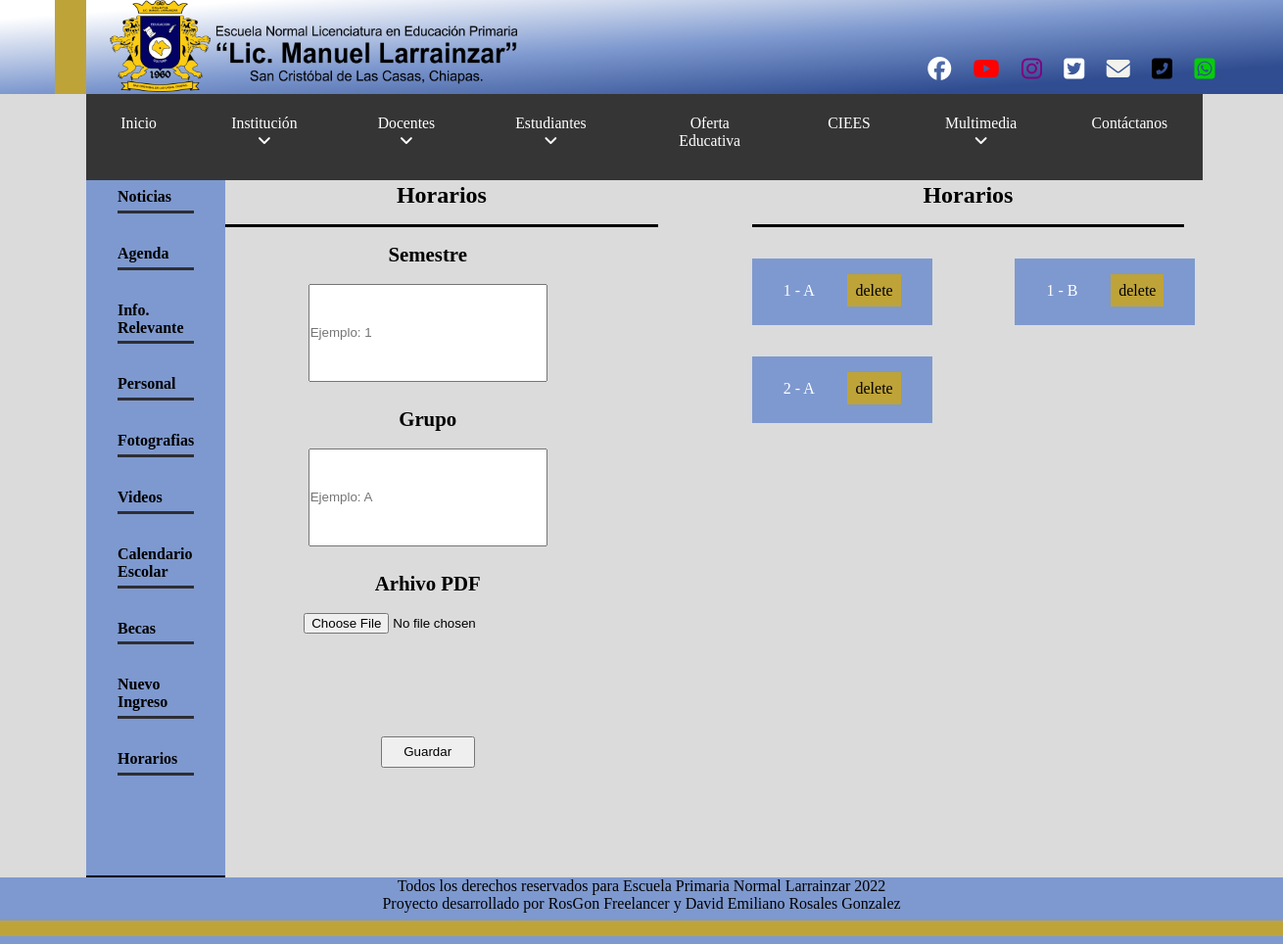
The app's page /cpanel/upload-horarios.php with its own data.
### tables this page shows
CREATE TABLE `horarios` (
  `id` int(11) NOT NULL,
  `semestre` int(11) NOT NULL,
  `grupo` varchar(1) NOT NULL,
  `horario` varchar(500) NOT NULL
);

### cpanel/upload-horarios.php (the view, shortened to what this page needs)
<?php
    include('../Backend/conexion.php');
?>
<!DOCTYPE html>
<html lang="en">
<head>
    <link rel="stylesheet" href="../css/upload-horarios.css">
</head>
<body>
    <header class="header">
        <article class="img-top">
            <div class="color">
            </div>
            <div class="logo">
                <a href="../index.php" class="logo-a">
                    <img src="../img/logo-h.png" alt="logo-normal" class="logo-normal">
                </a>
            </div>
        </article>
        <article class="redes">
            <div class="redes-top">
                <ul class="redes-ul">
                    <li class="link">
                        <a href="https://www.facebook.com/Escuela-Normal-Lic-Manuel-Larrainzar-108927144986877/?ti=as" class="link-a link-a-f" target="_blank"><i class="fab fa-facebook"></i></a>
                    </li>
                    <li class="link">
                        <a href="" class="link-a link-a-y" target="_blank"><i class="fab fa-youtube"></i></a>
                    </li>
                    <li class="link">
                        <a href="https://instagram.com/esc.prim.normal?utm_medium=copy_link" class="link-a link-a-i" target="_blank"><i class="fab fa-instagram"></i></a>
                    </li>
                    <li class="link">
                        <a href="https://twitter.com/LarrainzarE?t=A6XmRHd1icwdDJWcswvHVQ&s=09" class="link-a link-a-t" target="_blank"><i class="fab fa-twitter-square"></i></a>
                    </li>
                    <li class="link">
                        <a href="mailto:normallarrainzarp@gmail.com" class="link-a link-a-e" target="_blank"><i class="fas fa-envelope"></i></a>
                    </li>
                    <li class="link">
                        <a href="tel:9671540805" class="link-a link-a-p" target="_blank"><i class="fas fa-phone-square-alt"></i></a>
                    </li>
                    <li class="link">
                        <a href="https://api.whatsapp.com/send?phone=5219671540805" class="link-a link-a-w" target="_blank"><i class="fa-brands fa-whatsapp-square"></i></a>
                    </li>
                </ul>
            </div>
        </article>
    </header>
    <main class="main">
        <section class="top">
            <nav class="nav">
				<ul class="nav-ul" id="nav-ul">
					<li class="nav-li"><a href="../index.php" class="nav-a">Inicio</a></li>
					<li class="nav-li container-sub-nav">
						<a href="#" class="nav-a sub-menu">Institución <i class="fa-solid fa-angle-down"></i></a>
					</li>
					<li class="nav-li container-sub-nav">
						<a href="#" class="nav-a sub-menu">Docentes <i class="fa-solid fa-angle-down"></i></a>
					</li>
					<li class="nav-li container-sub-nav">
						<a href="#" class="nav-a sub-menu">Estudiantes <i class="fa-solid fa-angle-down"></i></a>
					</li>
					<li class="nav-li">
						<a href="../oferta-educativa.php" class="nav-a sub-menu">Oferta Educativa</a>
					</li>
                    <li class="nav-li"><a href="../ciees.php" class="nav-a">CIEES</a></li>
					<li class="nav-li container-sub-nav">
						<a href="#" class="nav-a sub-menu">Multimedia <i class="fa-solid fa-angle-down"></i></a>
					</li>
					<li class="nav-li"><a href="../contacto.php" class="nav-a">Contáctanos</a></li>
				</ul>
			</nav>
        </section>
        <section class="contenido">
            <section class="menu">
                <div class="sub-menuu">
                    <a href="upload-notice.php" class="options">Noticias</a>
                    <a href="upload-agenda.php" class="options">Agenda</a>
                    <a href="upload-inf-relev.php" class="options">Info. Relevante</a>
                    <a href="upload-personal.php" class="options">Personal</a>
                    <a href="upload-photos.php" class="options">Fotografias</a>
                    <a href="upload-videos.php" class="options">Videos</a>
                    <a href="upload-cal-esc.php" class="options">Calendario Escolar</a>
                    <a href="upload-becas.php" class="options">Becas</a>
                    <a href="upload-ingreso.php" class="options">Nuevo Ingreso</a>
                    <a href="upload-horarios.php" class="options">Horarios</a>
                </div>
            </section>
            <div class="container">
                <h2 class="title-container">Horarios</h2>
                <form action="sub-data.php" method="post" class="formulario" enctype="multipart/form-data">
                    <div class="content-form">
                        <div class="data">
                            <div class="form-group">
                                <label class="label"  for="my-input">Semestre</label><br><br>
                                <input id="nombre" class="name-lastname" type="text" name="semestre" placeholder="Ejemplo: 1">
                            </div>
                            <div class="form-group">
                                <label class="label"  for="my-input">Grupo</label><br><br>
                                <input id="nombre" class="name-lastname" type="text" name="group" placeholder="Ejemplo: A">
                            </div>
                        </div>
                        <div class="form-group">
                            <label for="my-input" class="label">Arhivo PDF</label><br><br>
                            <input type="file" name="file" class="file">
                        </div>
                        <input type="submit" value="Guardar" class="boton" name="Guardar-Horario">
                    </div>
                </form>
            </div>
            <div class="container">
                <h2 class="title-container">Horarios</h2>
                <div class="horarios-container">
                <?php
                    $query="SELECT * FROM horarios ORDER BY semestre ASC";
                    $result=mysqli_query($conn,$query);
                    while($see=mysqli_fetch_array($result)){
                ?>
                    <div class="all-data">
                        <p class="horario-info"><?php echo $see['semestre']; echo " - "; echo $see['grupo']?></p>
                        <div class="buttons-options">
                            <a href="delete-horarios.php?id=<?php echo $see['id']; ?>" class="but-op" name="delete">delete</a>
                        </div>
                    </div>
                <?php
                    }
                ?>
                </div>
            </div>
        </section>
    </main>
    <footer class="footer">
        <p class="footer-text">Todos los derechos reservados para Escuela Primaria Normal Larrainzar 2022</p>
        <p class="designer">Proyecto desarrollado por RosGon Freelancer y David Emiliano Rosales Gonzalez</p>
        <div class="bar"></div>
    </footer>
    </body>
</html>

### css/upload-horarios.css (style rules this page uses)
* { margin: 0px; padding: 0px; --gold: #BEA339; --blue: #7e99cf; --gray: #2E2E34; --withe: #F4F2ED; --dark: #2E2E34; }
body { background-color: rgb(219, 219, 219); margin: 0; }
.header { display: flex; flex-direction: row; height: 6rem; background: linear-gradient(to bottom right, #ffffff 10%, #7e99cf 50%, #304d91 85%); width: 100%; }
.img-top { display: flex; flex-direction: row; justify-content: space-between; height: 6rem; width: 3rem; padding: 0 52.5rem 0 0; }
.color { display: flex; flex-direction: column; padding: 2.5rem 1rem; margin: 0 1.5rem 0 3.5rem; background-color: var(--gold); }
.logo { height: 2rem; width: 2rem; }
.logo-a { height: 2rem; width: 2rem; }
.logo-normal { height: 5.9rem; width: 26rem; }
.redes { padding: 3.6rem 3rem; }
.redes-ul { display: flex; flex-direction: row; justify-content: space-between; }
.link { margin: 0 0.5rem; list-style: none; }
.link-a { font-size: 1.5rem; border-radius: 10rem; padding: 0 0.2rem; }
.link-a-f { color: rgb(255, 255, 255); }
.link-a-y { color: red; }
.link-a-i { color: purple; }
.link-a-t { color: white; }
.link-a-e { color: var(--withe); }
.link-a-p { color: black; }
.link-a-w { color: rgb(4, 206, 4); }
.nav-ul, .sub-nav-ul { list-style: none; padding: 0; margin: 0; height: 158.25rem; }
.nav-ul { background: rgb(53, 53, 53); width: 100%; margin-left: -100%; transition: 0.5s; top: 9.2rem; position: absolute; }
.nav-a { display: block; padding: 1.25rem; color: white; font-size: 0.982rem; text-decoration: none; }
@media (min-width: 1024px) { .nav-ul { margin-left: 0; display: flex; width: 86.99%; margin: 0 5.2rem; top: 6rem; height: 9.1%; } }
@media (min-width: 1024px) { .nav { margin-left: 0.3rem; } }
@media (min-width: 1024px) { .nav-a { padding: 1.3rem 2.209rem; text-align: center; } }
@media (min-width: 1024px) { .container-sub-nav { position: relative; } }
.footer { background: var(--blue); width: 100%; padding-bottom: 0.5rem; text-align: center; }
.bar { background: var(--gold); padding: 0.5rem; margin-top: 0.5rem; }
.contenido { display: flex; flex-direction: row; margin: 4rem 0.3rem 0; }
.menu { display: flex; flex-direction: column; width: 15rem; height: auto; text-align: left; padding-left: 2rem; margin-left: 5.2rem; margin-top: -0.22rem; background-color: var(--blue); border-bottom: 0.15rem solid rgb(0, 0, 0); border-top: 0.15rem solid rgb(0, 0, 0); }
.sub-menuu { display: flex; flex-direction: column; }
.options { color: black; text-decoration: none; margin: 1rem 0; font-weight: 600; border-bottom: 0.2rem solid var(--dark); margin-right: 2rem; padding-bottom: 0.3rem; }
.contenido { display: flex; flex-direction: row; margin: 3.6rem 0.3rem 0; }
.menu { display: flex; flex-direction: column; width: 15rem; height: auto; text-align: left; padding-left: 2rem; margin-left: 5.2rem; background-color: var(--blue); border-bottom: 0.15rem solid rgb(0, 0, 0); }
.container { margin: 2rem 0 7rem 0; width: 100%; }
.title-container { padding-bottom: 1rem; margin-bottom: 1rem; align-content: center; border-bottom: 0.2rem solid black; text-align: center; margin-right: 6rem; }
.formulario { margin: 0 0 0 5rem; text-align: center; display: flex; flex-direction: row; }
.content-form { display: flex; flex-direction: column; align-items: center; }
.form-group { height: 10rem; margin-bottom: 0.5rem; }
.label { font-size: 1.3rem; font-weight: 800; }
.name-lastname { height: 6rem; width: 15rem; margin: 0; padding: 0; }
.boton { height: 2rem; width: 6rem; }
.horarios-container { display: grid; grid-template-columns: repeat(2, 1fr); grid-auto-rows: minmax(100px, auto); }
.all-data { background-color: #7e99cf; margin: 1rem 0; width: 11.5rem; text-align: center; display: flex; flex-direction: row; justify-content: space-between; }
.but-op { color: black; text-decoration: none; padding: 0.5rem; background-color: #BEA339; }
.horario-info { margin: 1.5rem 2rem; color: white; }
.buttons-options { margin: 1.5rem 2rem 0 0; }

### records on screen
horarios: semestre "1", grupo "A"
horarios: semestre "1", grupo "B"
horarios: semestre "2", grupo "A"
